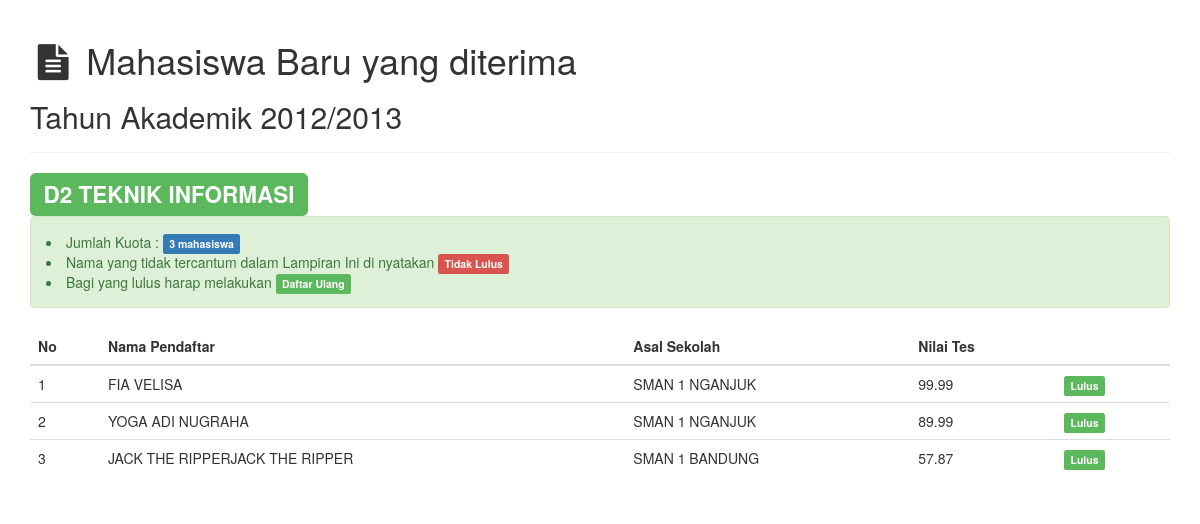
/home/pengumuman_maba/MIF, run on the app's committed database.
### tables this page shows
CREATE TABLE `thak` (
  `thak` year(4) NOT NULL,
  `tahun_ajaran` varchar(12) NOT NULL,
  `status` enum('Aktif','Nonaktif') NOT NULL,
  `ket` enum('Dibuka','Ditutup') NOT NULL,
  `created_at` datetime NOT NULL
);

CREATE TABLE `prodi` (
  `kode_prodi` varchar(10) NOT NULL,
  `nama_prodi` varchar(40) NOT NULL,
  `kuota` int(3) NOT NULL,
  `created_at` datetime NOT NULL,
  `jenjang_id` int(11) NOT NULL
);

CREATE TABLE `jenjang` (
  `kode_jenjang` int(11) NOT NULL,
  `jenjang` varchar(5) NOT NULL,
  `created_at` datetime NOT NULL
);

CREATE TABLE `pendaftaran` (
  `id_daftar` int(11) NOT NULL,
  `thak` year(4) NOT NULL,
  `nama_pendaftar` varchar(50) NOT NULL,
  `nisn` varchar(50) NOT NULL,
  `tgl_lahir` date NOT NULL,
  `jkel` enum('L','P') NOT NULL,
  `agama` varchar(10) NOT NULL,
  `sekolah` varchar(50) NOT NULL,
  `kota` varchar(30) NOT NULL,
  `alamat` varchar(45) NOT NULL,
  `no_hp` varchar(14) NOT NULL,
  `email` varchar(100) NOT NULL,
  `prodi` varchar(10) NOT NULL,
  `nilai_un` int(11) NOT NULL,
  `foto` varchar(255) NOT NULL,
  `nilai_tes` decimal(4,2) NOT NULL,
  `input_tes_tgl` datetime NOT NULL,
  `daftar_tgl` datetime NOT NULL,
  `fc_ijazah` tinyint(1) NOT NULL,
  `fc_skhu` tinyint(1) NOT NULL,
  `pas_foto` tinyint(1) NOT NULL,
  `verifikasi_tgl` datetime NOT NULL
);

### application/controllers/Home.php (called while the page is built, shortened)
<?php if ( ! defined('BASEPATH')) exit('No direct script access allowed');
class Home extends CI_Controller {
    public function pengumuman_maba($kode)
    {
        $thak=$this->model_app->kode_thak_aktif();
        $limit=$this->model_app->get_limit($kode);
        $array = array('pendaftaran.thak' => $thak, 'pendaftaran.prodi' => $kode);
        $d['det']=$this->model_app->detail_lulus_prodi($kode);
        $d['thak']=$this->model_admin->ambil_thak_aktif();
        $d['maba']=$this->model_app->siswa_lulus($array,$limit);
        $this->load->view('pengumuman',$d);
    }
}

### index.php (called while the page is built, shortened)
<?php
require_once BASEPATH.'core/CodeIgniter.php';

### application/models/model_app.php (called while the page is built, shortened)
<?php if ( ! defined('BASEPATH')) exit('No direct script access allowed');
class model_app extends CI_Model {
	public function kode_thak_aktif()
	{
		$query = $this->db->select('thak')
                ->where('status','Aktif')
                ->limit(1)
                ->get('thak');
        return $query->row('thak');
	}
	public function siswa_lulus($array,$limit)
	{
		$this->db->select('*');
		$this->db->from('pendaftaran');
		$this->db->where($array);
		$this->db->order_by('nilai_tes DESC,nama_pendaftar ASC');
		$this->db->limit($limit);
		$query = $this->db->get();
		return $query->result();
	}
	public function detail_lulus_prodi($kode)
	{
		$this->db->select('kode_prodi,nama_prodi,jenjang,kuota');
		$this->db->from('prodi');
		$this->db->join('jenjang', 'jenjang.kode_jenjang = prodi.jenjang_id');
		$this->db->where('prodi.kode_prodi',$kode);
		$query = $this->db->get();
		if($query->num_rows() > 0){
			return $query->row();
		}else{
			return false;
		}
	}
}

### application/models/model_admin.php (called while the page is built, shortened)
<?php if ( ! defined('BASEPATH')) exit('No direct script access allowed');
class model_admin extends CI_Model {
	public function ambil_thak_aktif()
	{
		$query = $this->db->get_where('thak', array('status' => 'Aktif'),1);
		if ($query) {
			return $query->row();
		}else{
			return false;
		}
	}
}

### application/views/pengumuman.php (the view, shortened to what this page needs)
<!DOCTYPE html>
<html lang="en">
<head>
    <link href="<?php echo base_url('assets/css/bootstrap.min.css') ?>" rel="stylesheet">
	<link href="<?php echo base_url('assets/font-awesome/css/font-awesome.min.css') ?>" rel="stylesheet">
</head>
<body>
  <div class="container">
  	<div class="row">
  		<div class="col-lg-12">
  			<div class="page-header">
			  <h1><i class="fa fa-fw fa-file-text"></i> Mahasiswa Baru yang diterima</h1>
			  <h2>Tahun Akademik <?=$thak->tahun_ajaran  ?></h2>
			</div>
			<h2><span class="label label-success"><?=$det->jenjang ?> <?=$det->nama_prodi ?></span></h2>
			<div class="alert alert-success" role="alert">
			<li>Jumlah Kuota : <label class="label label-primary"><b><?=$det->kuota ?> mahasiswa</b></label></li>
			<li>Nama yang tidak tercantum dalam Lampiran Ini di nyatakan <label class="label label-danger"><b>Tidak Lulus</b></label></li>
			<li>Bagi yang lulus harap melakukan <label class="label label-success"><b>Daftar Ulang</b> </label></li>
			</div>
			<table class="table table-hover">
			  <thead>
			  	<tr>
			  		<th>No</th>
			  		<th>Nama Pendaftar</th>
			  		<th>Asal Sekolah</th>
			  		<th>Nilai Tes</th>
			  		<th></th>
			  	</tr>
			  </thead>
			  <tbody>
			 	<?php $no=0; foreach ($maba as $siswa): $no++; ?>
			 		<tr>
			 			<td><?=$no ?></td>
			 			<td><?=$siswa->nama_pendaftar ?> </td>
			 			<td><?=$siswa->sekolah ?> </td>
			 			<td><?=$siswa->nilai_tes ?></td>
			 			<td><label class="label label-success">Lulus</label></td>
			 		</tr>
			 	<?php endforeach ?>
			  </tbody>
			</table>
  		</div>
  	</div>
  </div>
</body>
</html>

### data on the page
thak: tahun_ajaran "2012/2013"
prodi: jenjang.jenjang "D2", nama_prodi "TEKNIK INFORMASI", kuota "3"
pendaftaran: nama_pendaftar "FIA VELISA", sekolah "SMAN 1 NGANJUK", nilai_tes "99.99"
pendaftaran: nama_pendaftar "YOGA ADI NUGRAHA", sekolah "SMAN 1 NGANJUK", nilai_tes "89.99"
pendaftaran: nama_pendaftar "JACK THE RIPPERJACK THE RIPPER", sekolah "SMAN 1 BANDUNG", nilai_tes "57.87"
